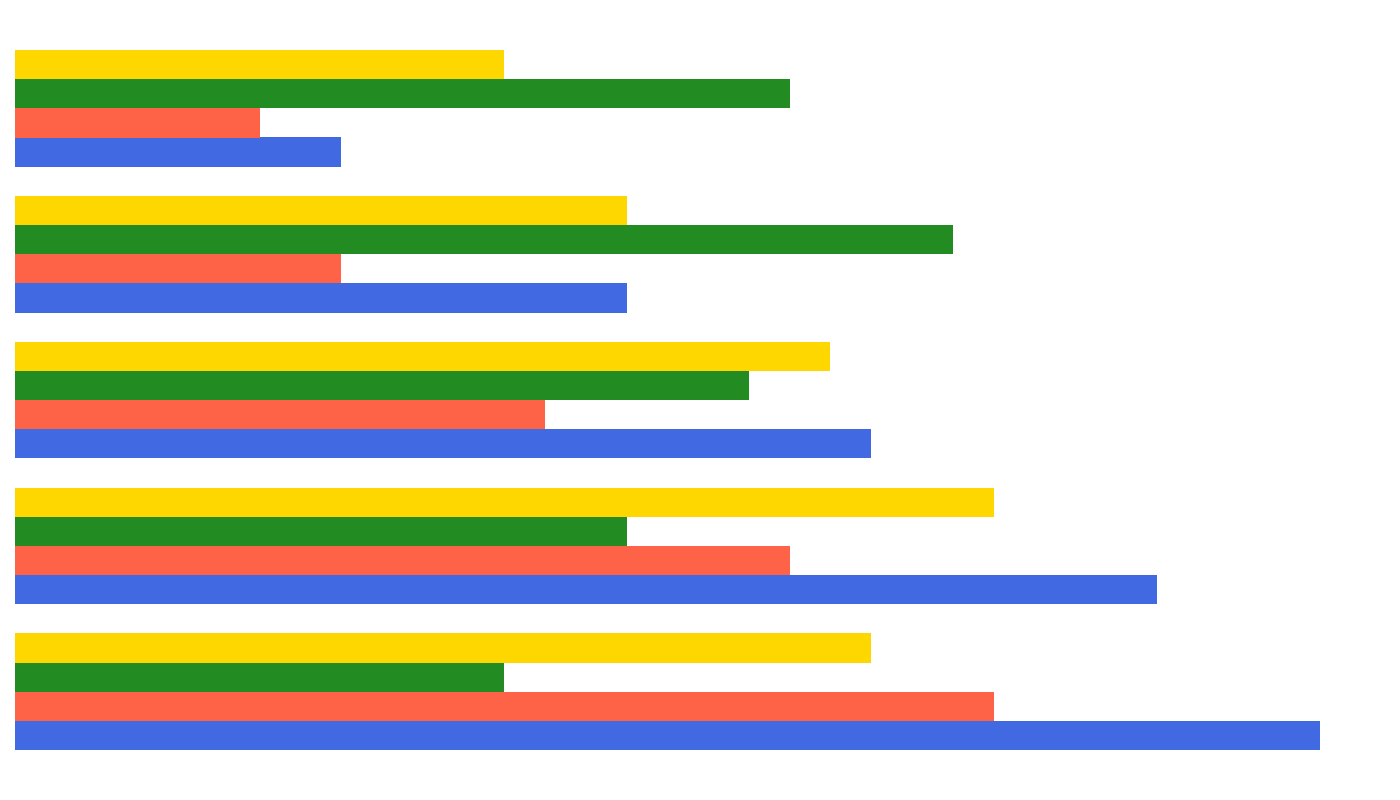

The script that drew this image:
import matplotlib.pyplot as plt
import numpy as np

social_media = [3.2, 2.8, 2.1, 1.5, 0.8]
gaming = [2.4, 1.9, 1.3, 0.8, 0.6]
productivity = [1.2, 1.5, 1.8, 2.3, 1.9]
entertainment = [2.1, 2.4, 2.0, 1.5, 1.2]

fig, ax = plt.subplots(figsize=(14, 8))
width = 0.2
y_pos = np.arange(len(social_media))

ax.barh(y_pos - 1.5*width, social_media, height=width, color='royalblue')
ax.barh(y_pos - 0.5*width, gaming, height=width, color='tomato')
ax.barh(y_pos + 0.5*width, productivity, height=width, color='forestgreen')
ax.barh(y_pos + 1.5*width, entertainment, height=width, color='gold')

def add_values(bars):
    for bar in bars:
        width = bar.get_width()
        ax.text(width + 0.1, bar.get_y() + bar.get_height() / 2, f'{width:.1f}', va='center', fontsize=10)

plt.axis('off')
plt.tight_layout()
plt.show()
